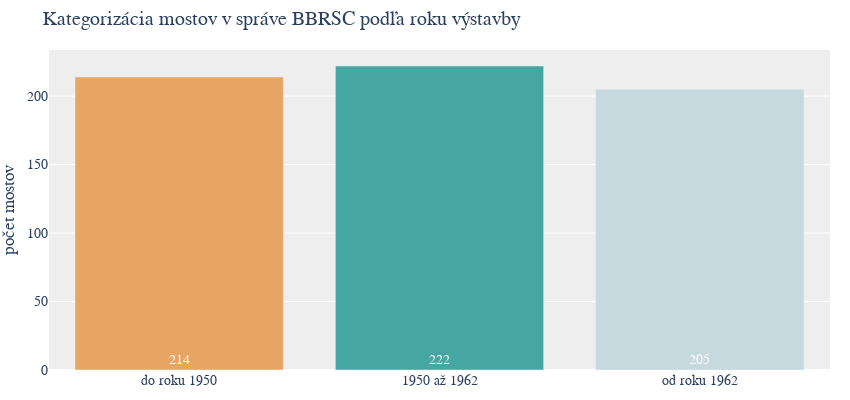

Here is the notebook cell this chart was saved with:
### Code cell
import pandas as pd
import plotly.graph_objects as go

# Assuming filtered_bridges, bin_counts, and color_palette are defined as in the previous snippet

# Define custom x-axis tick labels
custom_tick_labels = ["do roku 1950", "1950 až 1962", "od roku 1962"]

# Create the histogram with updated x-axis ticks
fig = go.Figure()
fig.add_trace(go.Bar(
    x=custom_tick_labels,  # Use custom labels as x values
    y=bin_counts.values,
    text=bin_counts.values,  # Set text to be the bin counts
    textposition='inside',  # Position the text inside the bars
    # Anchor text to the start (bottom for vertical bars)
    insidetextanchor='start',
    textfont=dict(  # Customize the font of the text
        color='white',  # Set text color to white
        size=14  # Match the font size with the rest of the plot
    ),
    marker_color=color_palette[:len(bin_counts)]  # Apply the color palette
))

# Update the layout
fig.update_layout(
    title="Kategorizácia mostov v správe BBRSC podľa roku výstavby",
    # xaxis_title="kategórie veku",
    yaxis_title="počet mostov",
    plot_bgcolor='#EEEEEE',
    font=dict(family="Montserrat, sans-serif", size=14),
    bargap=0.2,
    margin=dict(l=0, r=20, t=50, b=30),  # Adjust margins for tight layout
    width=850,  # Set figure width
    height=400  # Set figure height
)

# Show the plot
fig.show()

### Figure 1 — Plotly figure (JSON) as saved in the notebook; plotly's stock layout.template omitted (floating-point values rounded to 4 significant figures)
{"data": [{"insidetextanchor": "start", "marker": {"color": ["#e7a564", "#46a7a2", "#c6d9df"]}, "text": [214, 222, 205], "textfont": {"color": "white", "size": 14}, "textposition": "inside", "type": "bar", "x": ["do roku 1950", "1950 až 1962", "od roku 1962"], "y": [214, 222, 205]}], "layout": {"bargap": 0.2, "font": {"family": "Montserrat, sans-serif", "size": 14}, "height": 400, "margin": {"b": 30, "l": 0, "r": 20, "t": 50}, "plot_bgcolor": "#EEEEEE", "title": {"text": "Kategorizácia mostov v správe BBRSC podľa roku výstavby"}, "width": 850, "yaxis": {"title": {"text": "počet mostov"}}}}
